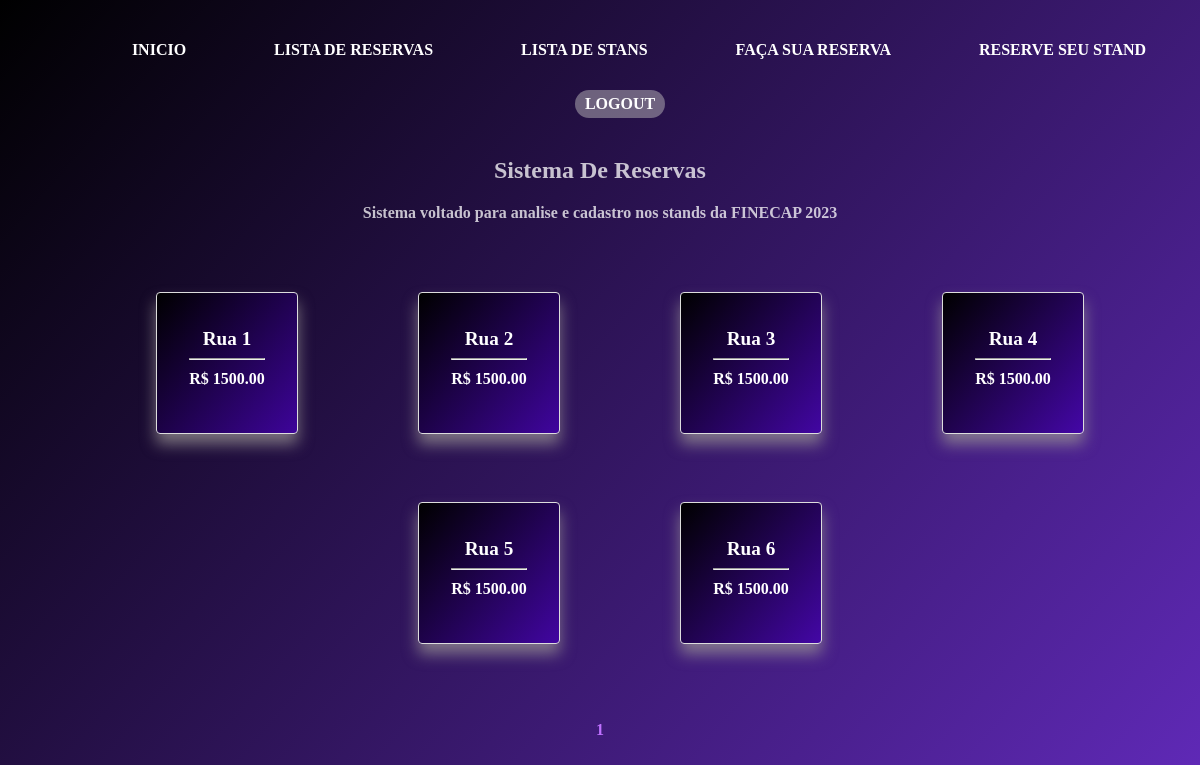
The app's page /stand/ (signed in) with its own data.
### stand/models.py (models this page shows, shortened)
class Stand(models.Model):
    localizacao = models.CharField(max_length=150)
    valor = models.DecimalField(verbose_name=("Valor"),max_digits=10, decimal_places=2)

### stand/views.py (the view)
# urls.py: path('stand/',StandListView.as_view(),name='lista_stand'),
class StandListView(generic.ListView):
    model = Stand
    template_name = 'core2/stand_list.html'
    context_object_name = 'lista_stand'
    paginate_by = 10

### stand/templates/core2/stand_list.html (shortened to what this page needs)
{% extends 'base.html' %}
{% block center %}
<div class="cards-container">
    {% for stand_item in lista_stand %}<ul>
        <a href="{% url 'stand' pk=stand_item.id %}">
            <li class="card">
                <div>
                    <h3>{{ stand_item.localizacao }} </h3>
                    <hr>
                    <p>R$ {{stand_item.valor}}</p>
                </div>
            </li>
        </a>
    </ul>
    {% endfor %}
</div>
<nav class="br-pagination" aria-label="Paginação de resultados" data-total="50" data-current="1" data-per-page="20">
    <div class="pagination-container">
        {% for i in page_obj.paginator.page_range %}
            {% if i == page_obj.number %}
            <a class="pagination-link" href="?page={{ i }}" style="color: rgb(191, 113, 255);">{{ i }}</a>
            {% else %}
                <a class="pagination-link" href="?page={{ i }}">{{ i }}</a>
            {% endif %}
        {% endfor %}
    </div>
</nav>
{% endblock center %}

### static/css/basecss.css (style rules this page uses)
body { background: rgb(0, 0, 0); background: linear-gradient(131deg, rgba(0, 0, 0, 1) 0%, rgba(67, 2, 172, 0.8431022067029936) 100%); font-weight: 600; text-align: center !important; color: white; min-height: 98vh; }
a { text-decoration: none; color: aliceblue; margin: 3px; }

### stand/templates/core2/stand_list.html (style rules this page uses)
body a { color: inherit; text-decoration: none; }
h3, p { word-wrap: break-word; }
.cards-container { display: flex; flex-wrap: wrap; justify-content: center; list-style: none; padding: 20px; }
.card { width: 100px; height: 100px; flex: 0 0 100px; border: 1px solid #ddd; border-radius: 4px; padding: 20px; margin-top: 0px; margin-bottom: 0px; margin-inline: 40px; box-shadow: 0 10px 15px rgba(154, 148, 148, 0.742); background-color: transparent; display: flex; flex-direction: column; align-items: center; justify-content: center; transition: box-shadow 1s; background: linear-gradient(131deg, rgba(0, 0, 0, 1) 0%, rgba(67, 2, 172, 0.8346988453584558) 100%); }
.card h3 { font-size: 1.2em; margin: 0; margin-bottom: 5px; }
.card p { font-size: 16px; margin: 10px 0; }
li { list-style-type: none; }
.pagination-container { display: flex; align-items: center; justify-content: center; margin: 20px; }

### records on screen
Stand: localizacao "Rua 1", valor "1500.00"
Stand: localizacao "Rua 2", valor "1500.00"
Stand: localizacao "Rua 3", valor "1500.00"
Stand: localizacao "Rua 4", valor "1500.00"
Stand: localizacao "Rua 5", valor "1500.00"
Stand: localizacao "Rua 6", valor "1500.00"

### other values on screen
{{ i }} "1"
